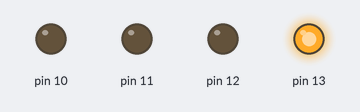
The sketch below on a simulated Arduino Uno, built with avr-gcc and run on an emulated ATmega328P. Parts: output pins drawn as LEDs (lit = HIGH).

Above: at 0.1 s.
At 0.65 s:
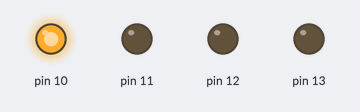
At 1.2 s:
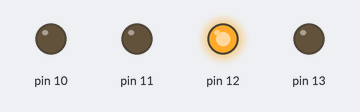
At 2.3 s:
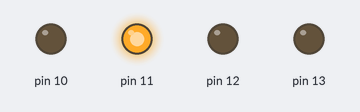
Timing chart, 0 to 3.0 s (numbered marks = the images above):
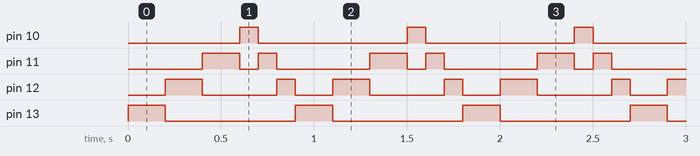

Measured:
- by itself, pin 10: alternates HIGH for 0.10 s and LOW for 0.80 s
- by itself, pin 11: repeats every 0.90 s: LOW 0.10 s, HIGH 0.10 s, LOW 0.50 s, HIGH 0.20 s
- by itself, pin 12: repeats every 0.90 s: LOW 0.40 s, HIGH 0.10 s, LOW 0.20 s, HIGH 0.20 s
- by itself, pin 13: alternates HIGH for 0.20 s and LOW for 0.70 s

The sketch:

03_LED_Sequenz.ino
```cpp
void setup() {
  // put your setup code here, to run once:
  pinMode(13, OUTPUT);
  pinMode(12, OUTPUT);
  pinMode(11, OUTPUT);
  pinMode(10, OUTPUT);
}

void loop() {
  // put your main code here, to run repeatedly:
  digitalWrite(13, HIGH); delay(200); digitalWrite(13, LOW);
  digitalWrite(12, HIGH); delay(200); digitalWrite(12, LOW);
  digitalWrite(11, HIGH); delay(200); digitalWrite(11, LOW);
  digitalWrite(10, HIGH); delay(100); digitalWrite(10, LOW);
  digitalWrite(11, HIGH); delay(100); digitalWrite(11, LOW);
  digitalWrite(12, HIGH); delay(100); digitalWrite(12, LOW);
}
```
